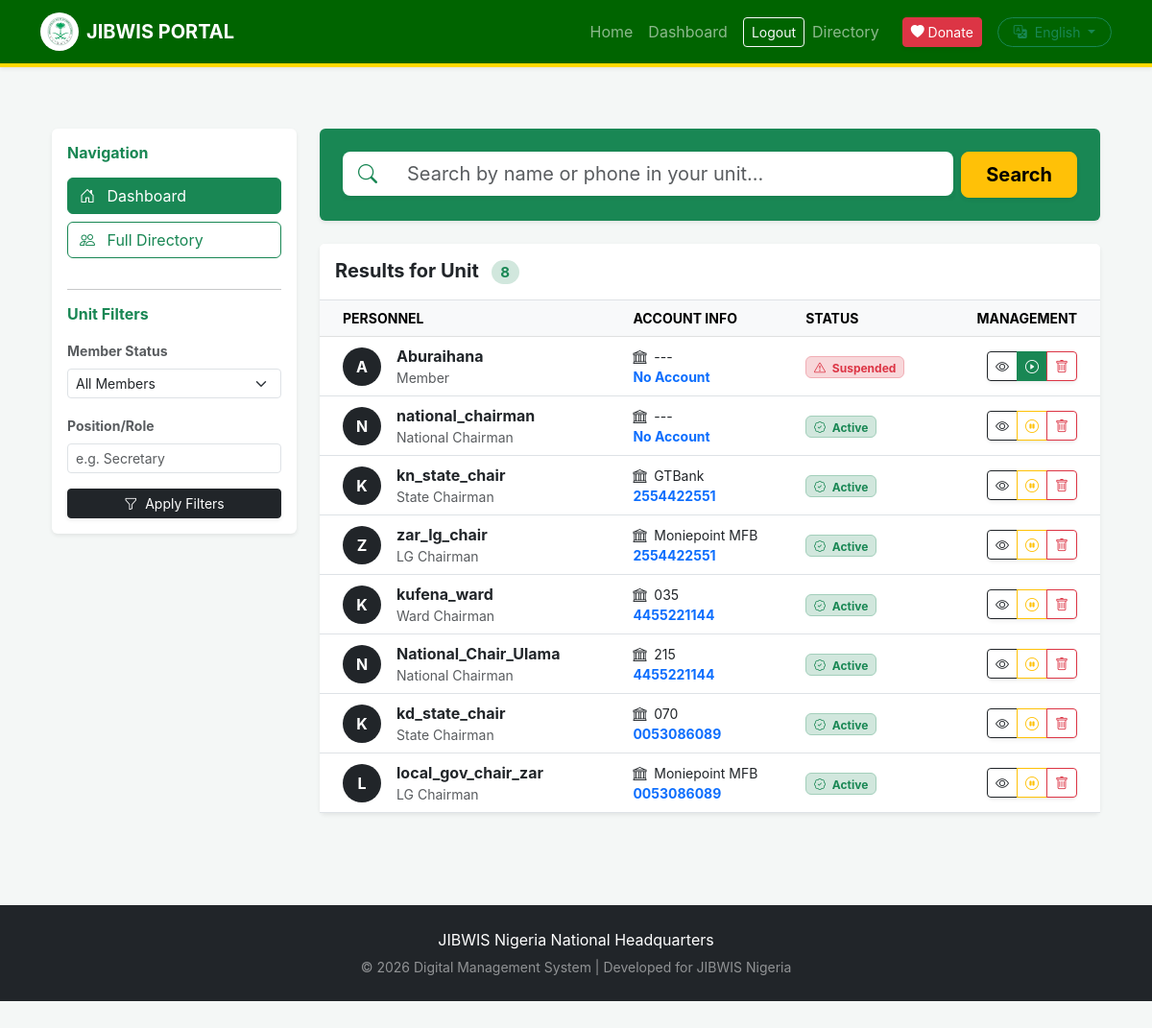
Before: /search/ (signed in) with the older database file.
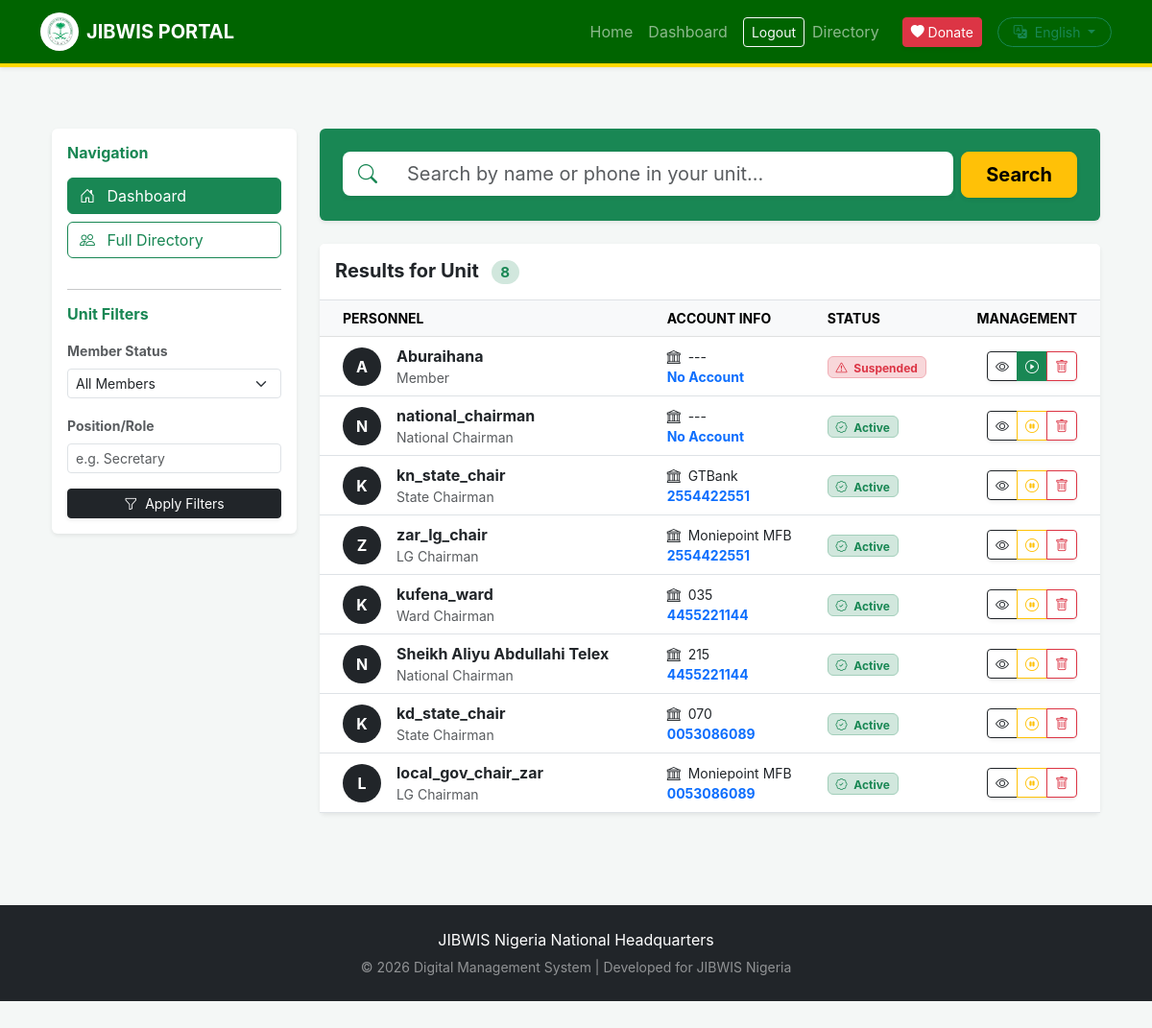
After: the same page with the newer database file.
### accounts/models.py (models this page shows)
class User(AbstractUser):
    phone_number = models.CharField(max_length=15, blank=True, null=True)
    BANK_CHOICES = [
        ('044', 'Access Bank'), ('011', 'First Bank'), ('058', 'GTBank'),
        ('057', 'Zenith Bank'), ('033', 'UBA'), ('050', 'EcoBank'),
        ('50515', 'Moniepoint MFB'), ('999992', 'OPay'), ('999991', 'PalmPay'),
    ]
    bank_code = models.CharField(max_length=10, choices=BANK_CHOICES, blank=True, null=True)
    account_number = models.CharField(max_length=10, blank=True, null=True)
    account_name = models.CharField(max_length=100, blank=True, null=True, help_text="Verified name from Bank")
    paystack_recipient_code = models.CharField(max_length=100, blank=True, null=True)
    EDUCATION_LEVELS = [
        ('primary', 'Primary'), ('secondary', 'Secondary/SSCE'),
        ('tertiary', 'College/NCE'), ('polytechnics', 'Certificate/ND'),
        ('undergraduate', 'Undergraduate'), ('graduate', 'Graduate (BSc/HND)'),
        ('postgraduate', 'Postgraduate (MSc/PhD)'), ('specialized', 'Specialized/Technical'),
    ]
    education_level = models.CharField(max_length=20, choices=EDUCATION_LEVELS, blank=True)
    course_of_study = models.CharField(max_length=255, blank=True)
    is_graduated = models.BooleanField(default=False)
    graduation_year = models.PositiveIntegerField(null=True, blank=True)
    groups = models.ManyToManyField('auth.Group', related_name='custom_user_groups', blank=True)
    user_permissions = models.ManyToManyField('auth.Permission', related_name='custom_user_permissions', blank=True)

class Profile(models.Model):
    user = models.ForeignKey(User, on_delete=models.CASCADE, related_name='profiles')
    unit = models.ForeignKey(OrganizationUnit, on_delete=models.CASCADE)
    position = models.CharField(max_length=100)
    profile_picture = models.ImageField(upload_to='profiles/', null=True, blank=True)
    education_level = models.CharField(max_length=100, blank=True, null=True)
    course_of_study = models.CharField(max_length=255, blank=True, null=True)
    graduation_year = models.IntegerField(blank=True, null=True)
    is_active = models.BooleanField(default=False) # Approval Switch

### accounts/views.py (the view, shortened to what this page needs)
# urls.py: path('search/', views.member_search, name='member_search'),
@login_required
def member_search(request):
    query = request.GET.get('q', '')
    category = request.GET.get('category', '')
    level = request.GET.get('level', '')
    results = User.objects.all().prefetch_related('profiles__unit')
    if category:
        results = results.filter(profiles__unit__category=category)
    if level:
        results = results.filter(profiles__unit__level=level)
    results = results.distinct()
    context = {
        'members': results,
        'query': query,
        'category': category,
        'level': level,
        'categories': OrganizationUnit.CATEGORY_CHOICES,
        'levels': OrganizationUnit.LEVEL_CHOICES,
    }
    return render(request, 'accounts/search.html', context)

### templates/accounts/search.html (shortened to what the changed rows need)
{% extends 'base.html' %}
{% load i18n %}
{% block content %}
<div class="container-fluid py-4">
    <div class="row">
        <div class="col-md-9">
            <div class="card shadow-sm border-0">
                <div class="table-responsive">
                    <table class="table table-hover align-middle mb-0">
                        <thead class="table-light">
                            <tr class="small text-uppercase">
                                <th class="ps-4">{% trans "Personnel" %}</th>
                                <th>{% trans "Account Info" %}</th>
                                <th>{% trans "Status" %}</th>
                                <th class="text-end pe-4">{% trans "Management" %}</th>
                            </tr>
                        </thead>
                        <tbody>
                            {% for member in members %}
                            {% with profile=member.profiles.first %}
                            <tr>
                                <td class="ps-4">
                                    <div class="d-flex align-items-center">
                                        <div class="avatar-sm me-3 bg-dark text-white rounded-circle d-flex align-items-center justify-content-center fw-bold" style="width: 40px; height: 40px;">
                                            {{ member.username|slice:":1"|upper }}
                                        </div>
                                        <div>
                                            <div class="fw-bold text-dark">{{ member.get_full_name|default:member.username }}</div>
                                            <div class="text-muted small">{{ profile.position|default:"Member" }}</div>
                                        </div>
                                    </div>
                                </td>
                                <td>
                                    <div class="small">
                                        <i class="bi bi-bank me-1"></i> {{ member.get_bank_code_display|default:"---" }}<br>
                                        <span class="text-primary fw-bold">{{ member.account_number|default:"No Account" }}</span>
                                    </div>
                                </td>
                                <td>
                                    {% if profile.is_active %}
                                        <span class="badge bg-success-subtle text-success border border-success-subtle">
                                            <i class="bi bi-patch-check me-1"></i> {% trans "Active" %}
                                        </span>
                                    {% else %}
                                        <span class="badge bg-danger-subtle text-danger border border-danger-subtle">
                                            <i class="bi bi-exclamation-triangle me-1"></i> {% trans "Suspended" %}
                                        </span>
                                    {% endif %}
                                </td>
                                <td class="text-end pe-4">
                                    <div class="btn-group shadow-sm">
                                        <a href="{% url 'member_detail' member.id %}" class="btn btn-sm btn-outline-dark" title="{% trans 'View File' %}">
                                            <i class="bi bi-eye"></i>
                                        </a>
                                        {% if profile.is_active %}
                                            <button onclick="deactivateWithReason('{{ member.id }}', '{{ member.get_full_name|addslashes }}')" class="btn btn-sm btn-outline-warning" title="{% trans 'Suspend' %}">
                                                <i class="bi bi-pause-circle"></i>
                                            </button>
                                        {% else %}
                                            <a href="{% url 'toggle_member_status' member.id %}" class="btn btn-sm btn-success" title="{% trans 'Activate' %}">
                                                <i class="bi bi-play-circle"></i>
                                            </a>
                                        {% endif %}
                                        <button onclick="confirmPermanentDelete('{{ member.id }}', '{{ member.get_full_name|addslashes }}')" class="btn btn-sm btn-outline-danger" title="{% trans 'Permanent Removal' %}">
                                            <i class="bi bi-trash"></i>
                                        </button>
                                    </div>
                                </td>
                            </tr>
                            {% endwith %}
                            {% endfor %}
                        </tbody>
                    </table>
                </div>
            </div>
        </div>
    </div>
</div>
{% endblock %}

Changed rows visible on the page:
changed User: get_full_name "National_Chair_Ulama" → "Sheikh Aliyu Abdullahi Telex"
